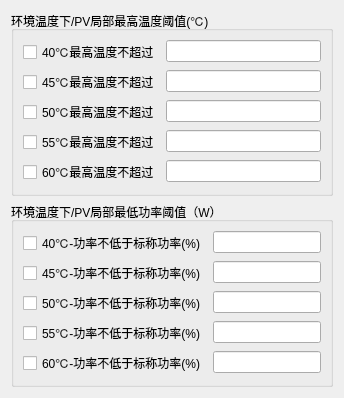
            <widget class="QWidget" name="tab_48">
             <attribute name="title">
              <string>PV参数</string>
             </attribute>
             <layout class="QVBoxLayout" name="verticalLayout_36">
              <item>
               <widget class="QGroupBox" name="groupBox_54">
                <property name="title">
                 <string>环境温度下/PV局部最高温度阈值(℃)</string>
                </property>
                <layout class="QFormLayout" name="formLayout_44">
                 <item row="0" column="0">
                  <widget class="QCheckBox" name="bym800_t40_pv_ckx">
                   <property name="text">
                    <string>40℃最高温度不超过</string>
                   </property>
                  </widget>
                 </item>
                 <item row="0" column="1">
                  <widget class="QLineEdit" name="bym800_t40_pv_edt"/>
                 </item>
                 <item row="1" column="0">
                  <widget class="QCheckBox" name="bym800_t45_pv_ckx">
                   <property name="text">
                    <string>45℃最高温度不超过</string>
                   </property>
                  </widget>
                 </item>
                 <item row="1" column="1">
                  <widget class="QLineEdit" name="bym800_t45_pv_edt"/>
                 </item>
                 <item row="2" column="0">
                  <widget class="QCheckBox" name="bym800_t50_pv_ckx">
                   <property name="text">
                    <string>50℃最高温度不超过</string>
                   </property>
                  </widget>
                 </item>
                 <item row="2" column="1">
                  <widget class="QLineEdit" name="bym800_t50_pv_edt"/>
                 </item>
                 <item row="3" column="0">
                  <widget class="QCheckBox" name="bym800_t55_pv_ckx">
                   <property name="text">
                    <string>55℃最高温度不超过</string>
                   </property>
                  </widget>
                 </item>
                 <item row="3" column="1">
                  <widget class="QLineEdit" name="bym800_t55_pv_edt"/>
                 </item>
                 <item row="4" column="0">
                  <widget class="QCheckBox" name="bym800_t60_pv_ckx">
                   <property name="text">
                    <string>60℃最高温度不超过</string>
                   </property>
                  </widget>
                 </item>
                 <item row="4" column="1">
                  <widget class="QLineEdit" name="bym800_t60_pv_edt"/>
                 </item>
                </layout>
               </widget>
              </item>
              <item>
               <widget class="QGroupBox" name="groupBox_55">
                <property name="title">
                 <string>环境温度下/PV局部最低功率阈值（W）</string>
                </property>
                <layout class="QFormLayout" name="formLayout_45">
                 <item row="0" column="0">
                  <widget class="QCheckBox" name="bym800_rt40_time_pv_ckx">
                   <property name="text">
                    <string>40℃-功率不低于标称功率(%)</string>
                   </property>
                  </widget>
                 </item>
                 <item row="0" column="1">
                  <widget class="QLineEdit" name="bym800_rt40_time_pv_edt"/>
                 </item>
                 <item row="1" column="0">
                  <widget class="QCheckBox" name="bym800_rt45_time_pv_ckx">
                   <property name="text">
                    <string>45℃-功率不低于标称功率(%)</string>
                   </property>
                  </widget>
                 </item>
                 <item row="1" column="1">
                  <widget class="QLineEdit" name="bym800_rt45_time_pv_edt"/>
                 </item>
                 <item row="2" column="0">
                  <widget class="QCheckBox" name="bym800_rt50_time_pv_ckx">
                   <property name="text">
                    <string>50℃-功率不低于标称功率(%)</string>
                   </property>
                  </widget>
                 </item>
                 <item row="2" column="1">
                  <widget class="QLineEdit" name="bym800_rt50_time_pv_edt"/>
                 </item>
                 <item row="3" column="0">
                  <widget class="QCheckBox" name="bym800_rt55_time_pv_ckx">
                   <property name="text">
                    <string>55℃-功率不低于标称功率(%)</string>
                   </property>
                  </widget>
                 </item>
                 <item row="3" column="1">
                  <widget class="QLineEdit" name="bym800_rt55_time_pv_edt"/>
                 </item>
                 <item row="4" column="0">
                  <widget class="QCheckBox" name="bym800_rt60_time_pv_ckx">
                   <property name="text">
                    <string>60℃-功率不低于标称功率(%)</string>
                   </property>
                  </widget>
                 </item>
                 <item row="4" column="1">
                  <widget class="QLineEdit" name="bym800_rt60_time_pv_edt"/>
                 </item>
                </layout>
               </widget>
              </item>
             </layout>
            </widget>
